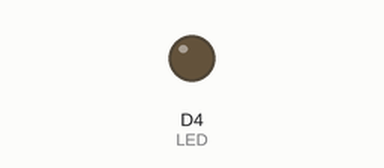
Bench run of a sketch on a simulated ESP8266 (NodeMCU). Parts: output pins drawn as LEDs (lit = HIGH). WiFi joins after 1.5 s; servers stay silent unless stated; the Firebase database answers and starts empty; what the sketch prints to the serial monitor is not drawn.

Above: at 0.1 s.
At 2.0 s:
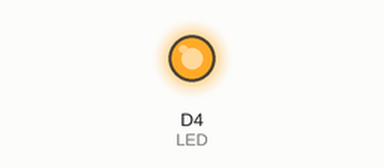
Timing chart, 0 to 3.5 s (numbered marks = the images above):
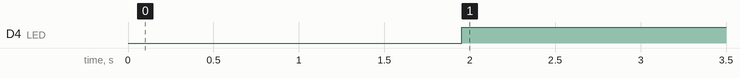

Measured:
- by itself, D4 (LED): LOW → HIGH at 2.0 s

The sketch:

testIOT_OCT25.ino
```cpp
#include <FirebaseArduino.h>
#include "ESP8266WiFi.h"

#define FIREBASE_HOST "<hostName>.firebaseio.com"
#define FIREBASE_AUTH "DatabaseSecret"
#define LED D4

// WiFi parameters to be configured
const char* ssid = "WiFiSSID";
const char* password = "WiFiPassword";
const char* Ledstatus = "LEDStatus";

void setup(void)
{
  pinMode(LED,OUTPUT);


  Serial.begin(9600);
  // Connect to WiFi
  WiFi.begin(ssid, password);

  // while wifi not connected yet, print '.'
  // then after it connected, get out of the loop
  while (WiFi.status() != WL_CONNECTED) {
     delay(500);
     Serial.print(".");
  }
  //print a new line, then print WiFi connected and the IP address
  Serial.println("");
  Serial.println("WiFi connected");
  // Print the IP address
  Serial.println(WiFi.localIP());

  Firebase.begin(FIREBASE_HOST,FIREBASE_AUTH);
  Firebase.setInt(Ledstatus,1);
}
void loop() {
  // Nothing
  int ledst = Firebase.getInt(Ledstatus);
  //Serial.println(ledst);
  if(Firebase.getInt(Ledstatus)==1){
    digitalWrite(LED,HIGH);
  }
  else{
    digitalWrite(LED,LOW);
  }

  if (Firebase.failed()){ // Check for errors {
    Serial.print("setting /number failed:");
    Serial.println(Firebase.error());
    return;
  }


  delay(1000);
}
```
